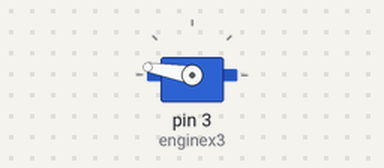
This sketch was run on a simulated Arduino Uno, built with avr-gcc and run on an emulated ATmega328P. Shown: servo.

Above: at 0.1 s.
At 6.1 s:
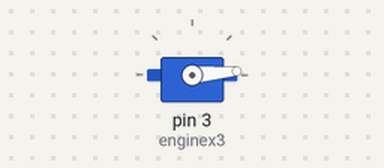
Timing chart, 0 to 7.6 s (numbered marks = the images above):
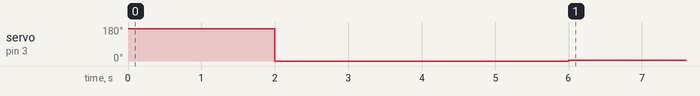

The sketch:

motor_init.ino
```cpp
#include <Servo.h>
#include <Wire.h>

Servo enginex1;
Servo enginex2;
Servo enginex3;
Servo enginex4;

void setup(){
        //enginex1.attach(4);
        //enginex2.attach(2);
        enginex3.attach(3);
        //enginex4.attach(5);
        /*enginex1.writeMicroseconds(0);
        enginex2.writeMicroseconds(0);
        enginex3.writeMicroseconds(0);
        enginex4.writeMicroseconds(0);*/
        enginex3.writeMicroseconds(2300);
        /*enginex2.writeMicroseconds(2300);
        enginex3.writeMicroseconds(2300);
        enginex4.writeMicroseconds(2300);*/
        delay(2000);
        enginex3.writeMicroseconds(300);
        /*enginex2.writeMicroseconds(300);
        enginex3.writeMicroseconds(300);
        enginex4.writeMicroseconds(300);*/
        delay(4000);
}

void loop() {
        enginex3.writeMicroseconds(600);
        //enginex2.writeMicroseconds(600);
        //enginex3.writeMicroseconds(600);
        //enginex4.writeMicroseconds(600);
}
```

Measured:
- by itself, servo on pin 3 (enginex3): 170° → 0° at 2.0 s, → 5° 4.0 s later
